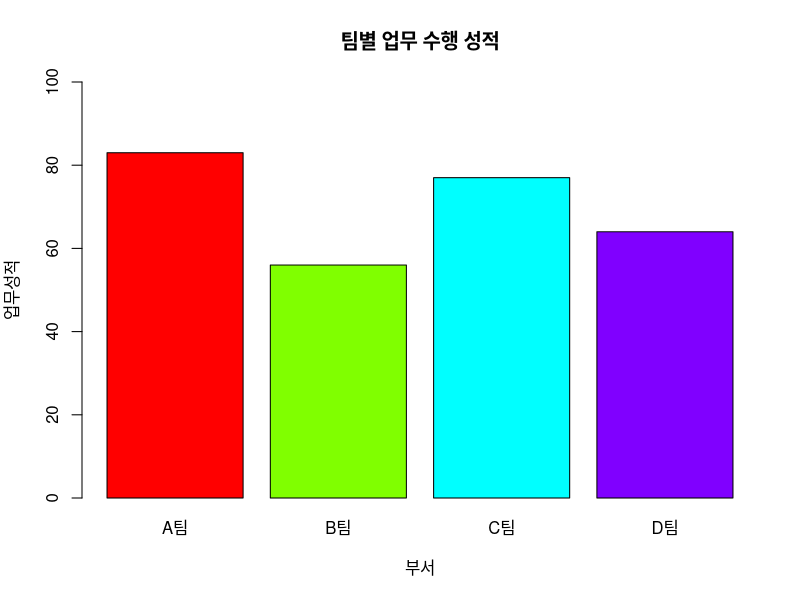
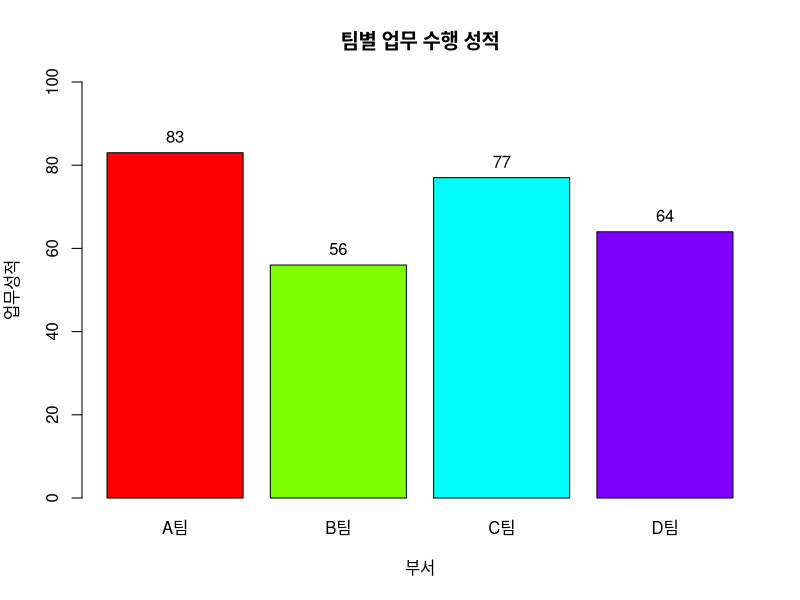
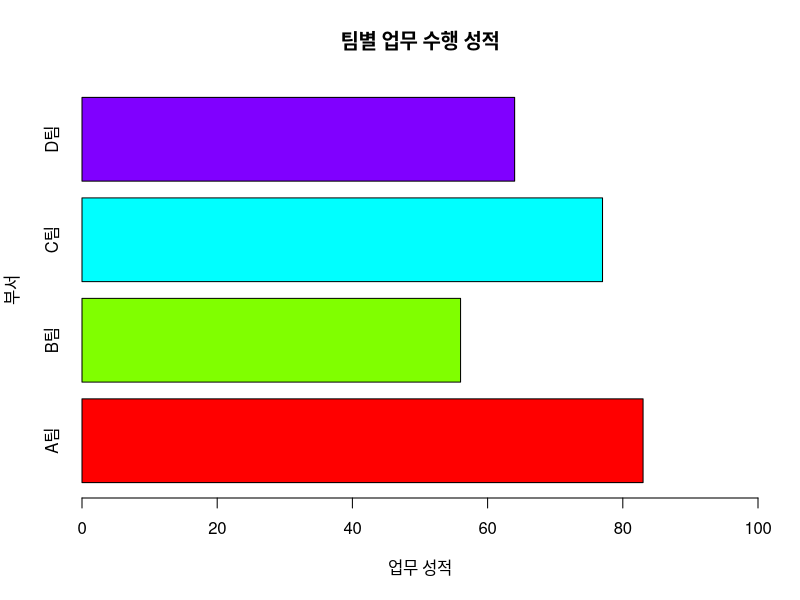
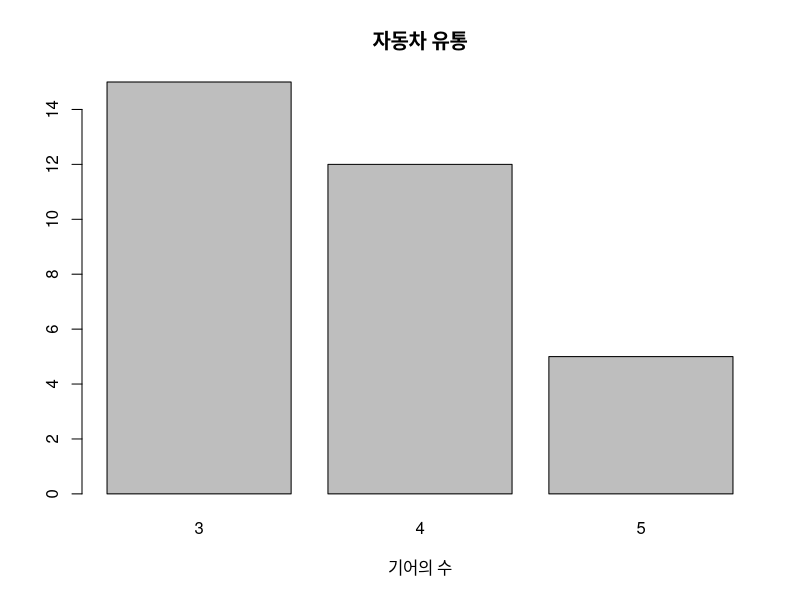
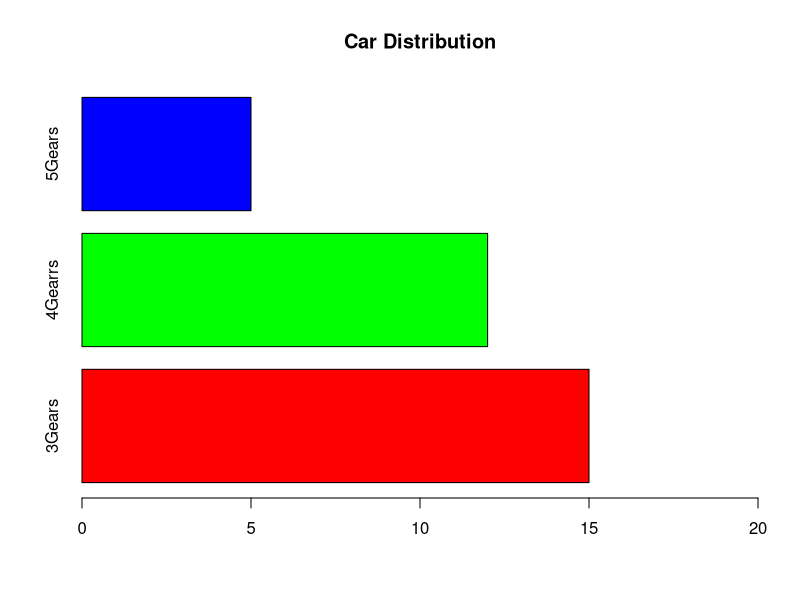

Source code (R) for these figures, in order:
# 바차트(막대차트)

h<-c(83,56,77,64)

team<-c("A팀","B팀","C팀","D팀")

# 바차트를 만드는 함수 : barplot()
# 사용법
# barplot(x, width = , names.arg = , horiz = , col = , main = ,
#         sub = , xlab = , ylab = , xlim = , ylim = )

# x : 막대의 크기를 표현하는 벡터
# width : 막대의 너비
# names.arg : 막대 아래에 표시될 이름에 대한 벡터
# horiz : 수평 막대 또는 수직 막대를 표시하기 위한 옵션(FALSE : 수직, TRUE : 수평)
# col : 막대 색갈 지정(기본 값은 gray)
# main : 전체 제목
# sub : 부제목
# xlab : x축 라벨
# ylab : y축 라벨
# xlim : x축 크기
# ylim : y축 크기

barplot(h, names.arg = team, col = rainbow(length(h)),
        main = "팀별 업무 수행 성적", xlab="부서", ylab="업무성적", ylim=c(0,100))

bp<-barplot(h, names.arg = team, col = rainbow(length(h)),
            main = "팀별 업무 수행 성적", xlab="부서", ylab="업무성적", ylim=c(0,100))

text(x=bp, y=h, labels = round(h, 0), pos = 3)

# pos = 3 : 막대 끝 위쪽에 표시
# pos = 1 : 막대 끝선 아래 쪽에 표시
# pos = 2 : 막대 끝서에서 왼쪽에 표시
# pos = 4 : 막대 끝선에서 오른쪽에 표시

barplot(h, names.arg = team, col = rainbow(length(h)), main = "팀별 업무 수행 성적",
        horiz=TRUE, width=1, xlab="업무 성적", ylab="부서", xlim=c(0,100))


mtcars

cnt<-table(mtcars$gear)
barplot(cnt, main="자동차 유통", xlab="기어의 수")

barplot(cnt, main="Car Distribution", col = rainbow(length(cnt)),
        horiz=TRUE, names.arg = c("3Gears","4Gearrs", "5Gears"), xlim=c(0,20))
